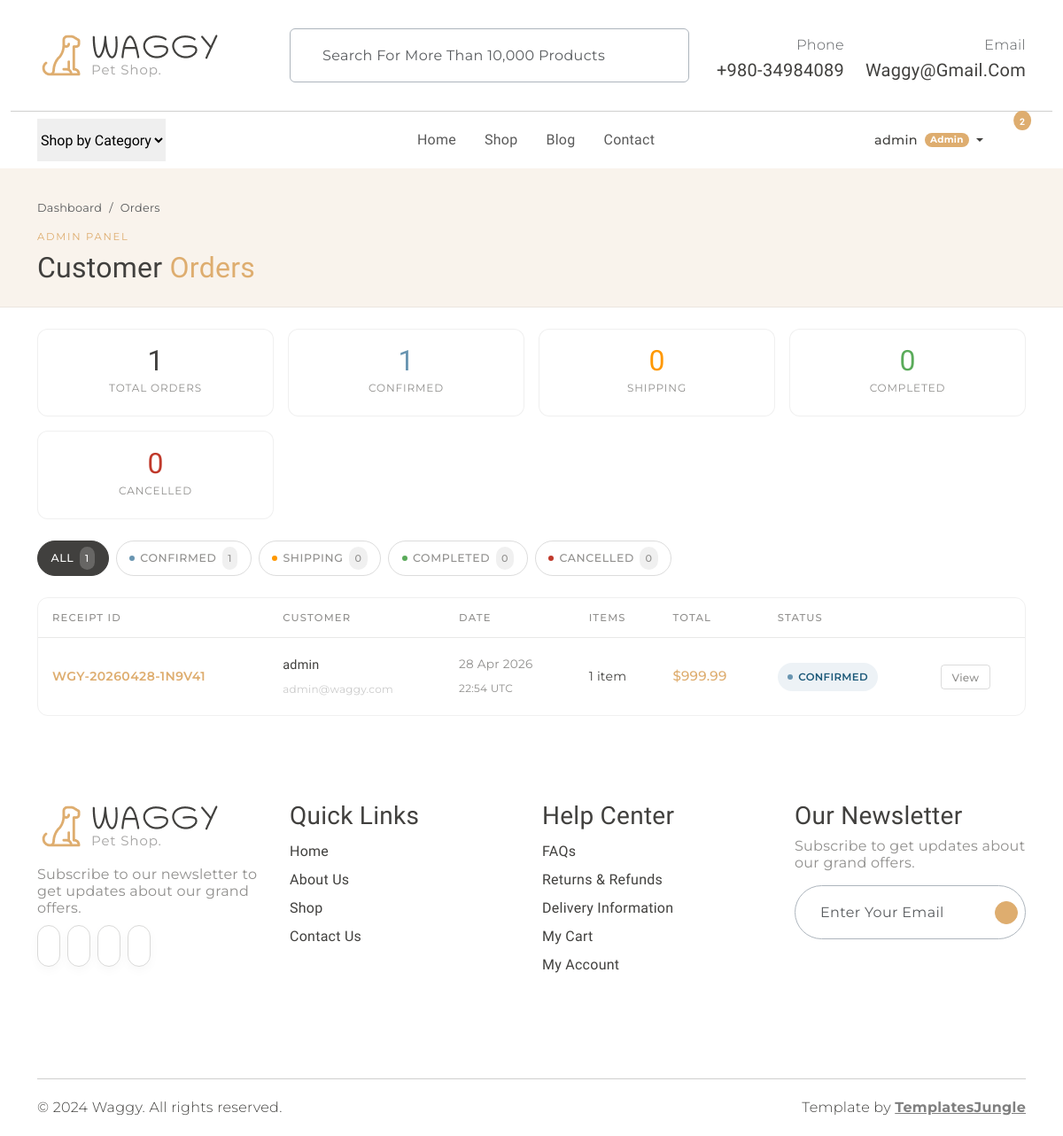
The app's page /dashboard/orders (signed in) with its own data.
### models.py (models this page shows, shortened)
class User(UserMixin, db.Model):
    __tablename__ = "users"
    id               = db.Column(db.Integer,     primary_key=True)
    username         = db.Column(db.String(80),  unique=True, nullable=False)
    email            = db.Column(db.String(120), unique=True, nullable=False)
    password_hash    = db.Column(db.String(256), nullable=False)
    role             = db.Column(db.String(20),  nullable=False, default="customer")
    is_active        = db.Column(db.Boolean,     nullable=False, default=True)
    is_seeded_admin  = db.Column(db.Boolean,     nullable=False, default=False)
    created_at       = db.Column(db.DateTime,    nullable=False, default=datetime.utcnow)
    last_login_at    = db.Column(db.DateTime,    nullable=True)
    @property
    def is_admin(self) -> bool:
        return self.role == "admin"

class Order(db.Model):
    __tablename__ = "orders"
    id         = db.Column(db.Integer,  primary_key=True)
    receipt_id = db.Column(db.String(30), unique=True, nullable=False, index=True)
    user_id    = db.Column(db.Integer,  db.ForeignKey("users.id"), nullable=False)
    status     = db.Column(db.String(20), nullable=False, default="confirmed")
    phone      = db.Column(db.String(40), nullable=False)
    address    = db.Column(db.Text,       nullable=False)
    total      = db.Column(db.Float,      nullable=False)
    notes      = db.Column(db.Text,       nullable=True)
    created_at = db.Column(db.DateTime,   nullable=False, default=datetime.utcnow)
    updated_at = db.Column(db.DateTime,   nullable=False, default=datetime.utcnow,
                           onupdate=datetime.utcnow)
    user  = db.relationship("User", backref=db.backref("orders", lazy=True))
    items = db.relationship("OrderItem", backref="order",
                            cascade="all, delete-orphan", lazy=True)
    @property
    def status_label(self) -> str:
        return ORDER_STATUSES.get(self.status, self.status.capitalize())
    @property
    def status_style(self) -> dict:
        return ORDER_STATUS_STYLES.get(
            self.status,
            {"bg": "#f5f5f5", "color": "#908F8D", "dot": "#CACACA"},
        )
    @property
    def item_count(self) -> int:
        return sum(i.quantity for i in self.items)

class OrderItem(db.Model):
    __tablename__ = "order_items"
    id               = db.Column(db.Integer,     primary_key=True)
    order_id         = db.Column(db.Integer,     db.ForeignKey("orders.id"), nullable=False)
    product_id       = db.Column(db.Integer,     nullable=True)
    product_name     = db.Column(db.String(120), nullable=False)
    product_category = db.Column(db.String(30),  nullable=False, default="misc")
    quantity         = db.Column(db.Integer,     nullable=False)
    unit_price       = db.Column(db.Float,       nullable=False)

### orders.py (the view)
@orders_bp.route("/dashboard/orders")
@admin_required
def orders_list():
    status_filter = request.args.get("status", "all")
    q = Order.query
    if status_filter != "all":
        q = q.filter_by(status=status_filter)
    orders = q.order_by(Order.created_at.desc()).all()
    counts = {s: Order.query.filter_by(status=s).count() for s in ORDER_STATUSES}
    counts["all"] = Order.query.count()
    return render_template(
        "orders/orders_list.html",
        orders=orders,
        statuses=ORDER_STATUSES,
        status_styles=ORDER_STATUS_STYLES,
        active_status=status_filter,
        counts=counts,
    )

### templates/orders/orders_list.html (shortened to what this page needs)
{% extends "base.html" %}
{% block content %}
<div class="admin-hero">
  <div class="container">
    <nav aria-label="breadcrumb" class="mb-2">
      <ol class="breadcrumb mb-0" style="font-family:var(--secondary-font); font-size:0.8rem;">
        <li class="breadcrumb-item"><a href="{{ url_for('main.dashboard') }}" class="text-muted text-decoration-none">Dashboard</a></li>
        <li class="breadcrumb-item active text-muted">Orders</li>
      </ol>
    </nav>
    <span class="eyebrow">Admin Panel</span>
    <h1 class="fw-normal">Customer <span class="text-primary">Orders</span></h1>
  </div>
</div>
<div class="container my-4">
  <div class="row g-3 mb-4">
    <div class="col-6 col-md-3">
      <div class="admin-stat">
        <div class="val">{{ counts.all }}</div>
        <div class="lbl">Total Orders</div>
      </div>
    </div>
    {% for key, label in statuses.items() %}
      <div class="col-6 col-md-3">
        <div class="admin-stat coloured" style="--dot-color: {{ status_styles[key].dot }};">
          <div class="val">{{ counts[key] }}</div>
          <div class="lbl">{{ label }}</div>
        </div>
      </div>
    {% endfor %}
  </div>
  <div class="d-flex flex-wrap gap-2 mb-4">
    <a href="{{ url_for('orders.orders_list') }}"
       class="filter-pill {% if active_status == 'all' %}active{% endif %}">
      All <span class="pill-count">{{ counts.all }}</span>
    </a>
    {% for key, label in statuses.items() %}
      <a href="{{ url_for('orders.orders_list', status=key) }}"
         class="filter-pill {% if active_status == key %}active{% endif %}">
        <span class="status-dot"
              style="background:{{ status_styles[key].dot }};
                     {% if active_status == key %}opacity:0.8;{% endif %}">
        </span>
        {{ label }}
        <span class="pill-count">{{ counts[key] }}</span>
      </a>
    {% endfor %}
  </div>
  {% if orders %}
    <div style="overflow-x:auto; border-radius:0.75rem; border:1px solid rgba(65,64,62,0.08);">
      <table class="orders-table">
        <thead>
          <tr>
            <th>Receipt ID</th>
            <th>Customer</th>
            <th>Date</th>
            <th>Items</th>
            <th>Total</th>
            <th>Status</th>
            <th style="min-width:80px;"></th>
          </tr>
        </thead>
        <tbody>
          {% for order in orders %}
            <tr>
              <td>
                <a href="{{ url_for('orders.order_detail', order_id=order.id) }}"
                   class="receipt-link">{{ order.receipt_id }}</a>
              </td>
              <td>
                <div style="font-size:0.9rem;">{{ order.user.username }}</div>
                <div style="font-family:var(--secondary-font); font-size:0.75rem; color:#CACACA;">
                  {{ order.user.email }}
                </div>
              </td>
              <td style="font-family:var(--secondary-font); font-size:0.85rem; color:#908F8D; white-space:nowrap;">
                {{ order.created_at.strftime('%d %b %Y') }}<br>
                <span style="font-size:0.75rem;">{{ order.created_at.strftime('%H:%M') }} UTC</span>
              </td>
              <td style="font-family:var(--secondary-font); font-size:0.875rem;">
                {{ order.item_count }} item{{ 's' if order.item_count != 1 }}
              </td>
              <td style="font-family:var(--secondary-font); font-size:0.95rem; font-weight:500; color:#DEAD6F; white-space:nowrap;">
                ${{ "%.2f" | format(order.total) }}
              </td>
              <td>
                {% set s = order.status_style %}
                <span class="status-badge" style="background:{{ s.bg }}; color:{{ s.color }};">
                  <span class="status-dot" style="background:{{ s.dot }};"></span>
                  {{ order.status_label }}
                </span>
              </td>
              <td>
                <a href="{{ url_for('orders.order_detail', order_id=order.id) }}"
                   class="btn-tbl">
                  View
                </a>
              </td>
            </tr>
          {% endfor %}
        </tbody>
      </table>
    </div>
  {% endif %}
</div>
{% endblock %}

### templates/base.html (shortened to what this page needs)
<!DOCTYPE html>
<html lang="en">
<head>
  <link rel="stylesheet" href="https://cdn.jsdelivr.net/npm/swiper@9/swiper-bundle.min.css" />
  <link href="https://cdn.jsdelivr.net/npm/bootstrap@5.3.0-alpha3/dist/css/bootstrap.min.css" rel="stylesheet"
>
  <link rel="stylesheet" href="{{ url_for('static', filename='css/normalize.css') }}">
  <link rel="stylesheet" href="{{ url_for('static', filename='css/vendor.css') }}">
  <link rel="stylesheet" href="{{ url_for('static', filename='style.css') }}">
</head>
<body>
  <header>
    <div class="container py-2">
      <div class="row py-4 pb-0 pb-sm-4 align-items-center">
        <div class="col-sm-4 col-lg-3 text-center text-sm-start">
          <a href="{{ url_for('main.index') }}">
            <img src="{{ url_for('static', filename='images/logo.png') }}" alt="Waggy" class="img-fluid">
          </a>
        </div>
        <div class="col-sm-6 offset-sm-2 offset-md-0 col-lg-5 d-none d-lg-block">
          <div class="search-bar border rounded-2 px-3 border-dark-subtle">
            <form class="text-center d-flex align-items-center"
                  action="{{ url_for('shop.search') }}" method="get">
              <input type="text" class="form-control border-0 bg-transparent"
                     placeholder="Search for more than 10,000 products"
                     name="q"
                     value="{{ request.args.get('q', '') if request.endpoint == 'shop.search' else '' }}" />
            </form>
          </div>
        </div>
        <div class="col-sm-8 col-lg-4 d-flex justify-content-end gap-4 align-items-center mt-4 mt-sm-0 justify-content-center justify-content-sm-end">
          <div class="support-box text-end d-none d-xl-block">
            <span class="fs-6 secondary-font text-muted">Phone</span>
            <h5 class="mb-0">+980-34984089</h5>
          </div>
          <div class="support-box text-end d-none d-xl-block">
            <span class="fs-6 secondary-font text-muted">Email</span>
            <h5 class="mb-0">waggy@gmail.com</h5>
          </div>
        </div>
      </div>
    </div>
    <div class="container-fluid"><hr class="m-0"></div>
    <div class="container">
      <nav class="main-menu d-flex navbar navbar-expand-lg">
        <div class="offcanvas offcanvas-end" tabindex="-1" id="offcanvasNavbar">
          <div class="offcanvas-body justify-content-between">
            <select class="filter-categories border-0 mb-0 me-5">
              <option>Shop by Category</option>
            </select>
            <ul class="navbar-nav menu-list list-unstyled d-flex gap-md-3 mb-0">
              <li class="nav-item">
                <a href="{{ url_for('main.index') }}"
                   class="nav-link {% if request.endpoint == 'main.index' %}active{% endif %}">
                  Home
                </a>
              </li>
              <li class="nav-item">
                <a href="{{ url_for('shop.index') }}"
                   class="nav-link {% if request.endpoint and request.endpoint.startswith('shop.') %}active{% endif %}">
                  Shop
                </a>
              </li>
              <li class="nav-item">
                <a href="#" class="nav-link">Blog</a>
              </li>
              <li class="nav-item">
                <a href="#" class="nav-link">Contact</a>
              </li>
            </ul>
            <div class="d-none d-lg-flex align-items-center">
              <ul class="d-flex justify-content-end list-unstyled m-0 align-items-center gap-1">
                {% if current_user.is_authenticated %}
                  <li class="nav-item dropdown">
                    <a class="nav-link dropdown-toggle d-flex align-items-center gap-1 mx-2"
                       href="#" role="button" data-bs-toggle="dropdown" aria-expanded="false">
                      <span class="secondary-font" style="font-size:0.9rem; font-weight:500;">
                        {{ current_user.username }}
                      </span>
                      {% if current_user.is_admin %}
                        <span class="badge rounded-pill bg-primary ms-1"
                              style="font-family:var(--secondary-font); font-size:0.65rem; padding:0.3em 0.6em;">
                          Admin
                        </span>
                      {% endif %}
                    </a>
                  </li>
                {% endif %}
                <li>
                </li>
                <li class="position-relative">
                  <a href="{{ url_for('cart.view_cart') }}" class="mx-2"
                     data-bs-toggle="offcanvas" data-bs-target="#offcanvasCart">
                    <span class="position-absolute translate-middle badge rounded-circle bg-primary pt-2 cart-badge"
                          style="font-size:0.65rem; top:2px; left:calc(100% - 4px);
                                 {{ 'display:none;' if cart_count == 0 }}">
                      {{ cart_count if cart_count > 0 else '' }}
                    </span>
                  </a>
                </li>
              </ul>
            </div>
          </div>
        </div>
      </nav>
    </div>
  </header>
  {% block content %}{% endblock %}
  <footer id="footer" class="my-5">
    <div class="container py-5 my-5">
      <div class="row">
        <div class="col-md-3">
          <div class="footer-menu">
            <img src="{{ url_for('static', filename='images/logo.png') }}" alt="Waggy">
            <p class="blog-paragraph fs-6 mt-3">Subscribe to our newsletter to get updates about our grand offers.</p>
            <div class="social-links">
              <ul class="d-flex list-unstyled gap-2">
                <li class="social"><a href="#"><iconify-icon class="social-icon" icon="ri:facebook-fill"></iconify-icon></a></li>
                <li class="social"><a href="#"><iconify-icon class="social-icon" icon="ri:twitter-fill"></iconify-icon></a></li>
                <li class="social"><a href="#"><iconify-icon class="social-icon" icon="ri:instagram-fill"></iconify-icon></a></li>
                <li class="social"><a href="#"><iconify-icon class="social-icon" icon="ri:youtube-fill"></iconify-icon></a></li>
              </ul>
            </div>
          </div>
        </div>
        <div class="col-md-3">
          <div class="footer-menu">
            <h3>Quick Links</h3>
            <ul class="menu-list list-unstyled">
              <li class="menu-item"><a href="{{ url_for('main.index') }}" class="nav-link">Home</a></li>
              <li class="menu-item"><a href="#" class="nav-link">About Us</a></li>
              <li class="menu-item"><a href="{{ url_for('shop.index') }}" class="nav-link">Shop</a></li>
              <li class="menu-item"><a href="#" class="nav-link">Contact Us</a></li>
            </ul>
          </div>
        </div>
        <div class="col-md-3">
          <div class="footer-menu">
            <h3>Help Center</h3>
            <ul class="menu-list list-unstyled">
              <li class="menu-item"><a href="#" class="nav-link">FAQs</a></li>
              <li class="menu-item"><a href="#" class="nav-link">Returns &amp; Refunds</a></li>
              <li class="menu-item"><a href="#" class="nav-link">Delivery Information</a></li>
              <li class="menu-item">
                <a href="{{ url_for('cart.view_cart') }}" class="nav-link">My Cart</a>
              </li>
              {% if current_user.is_authenticated %}
                <li class="menu-item"><a href="{{ url_for('main.dashboard') }}" class="nav-link">My Account</a></li>
              {% else %}
                <li class="menu-item"><a href="{{ url_for('auth.login') }}" class="nav-link">Login / Register</a></li>
              {% endif %}
            </ul>
          </div>
        </div>
        <div class="col-md-3">
          <div>
            <h3>Our Newsletter</h3>
            <p class="blog-paragraph fs-6">Subscribe to get updates about our grand offers.</p>
            <div class="search-bar border rounded-pill border-dark-subtle px-2">
              <form class="text-center d-flex align-items-center" action="" method="post">
                <input type="email" class="form-control border-0 bg-transparent" placeholder="Enter your email" />
                <iconify-icon class="send-icon" icon="tabler:location-filled"></iconify-icon>
              </form>
            </div>
          </div>
        </div>
      </div>
    </div>
  </footer>
  <div id="footer-bottom">
    <div class="container">
      <hr class="m-0">
      <div class="row mt-3">
        <div class="col-md-6 copyright">
          <p class="secondary-font">© 2024 Waggy. All rights reserved.</p>
        </div>
        <div class="col-md-6 text-md-end">
          <p class="secondary-font">
            Template by <a href="https://templatesjungle.com/" target="_blank"
              class="text-decoration-underline fw-bold text-black-50">TemplatesJungle</a>
          </p>
        </div>
      </div>
    </div>
  </div>
</body>
</html>

### records on screen
User: username "admin"
Order: counts "1", status "CONFIRMED", receipt_id "WGY-20260428-1N9V41", user.username "admin", user.email "admin@waggy.com", created_at "28 Apr 2026", created_at "22:54", item_count "1", total "999.99", status_label "CONFIRMED"

### other values on screen
{{ cart_count if cart_count > 0 else '' }} "2"
{{ counts.all }} "1"
{{ counts[key] }} "0" "0" "0"
{{ label }} "SHIPPING" "COMPLETED" "CANCELLED"
